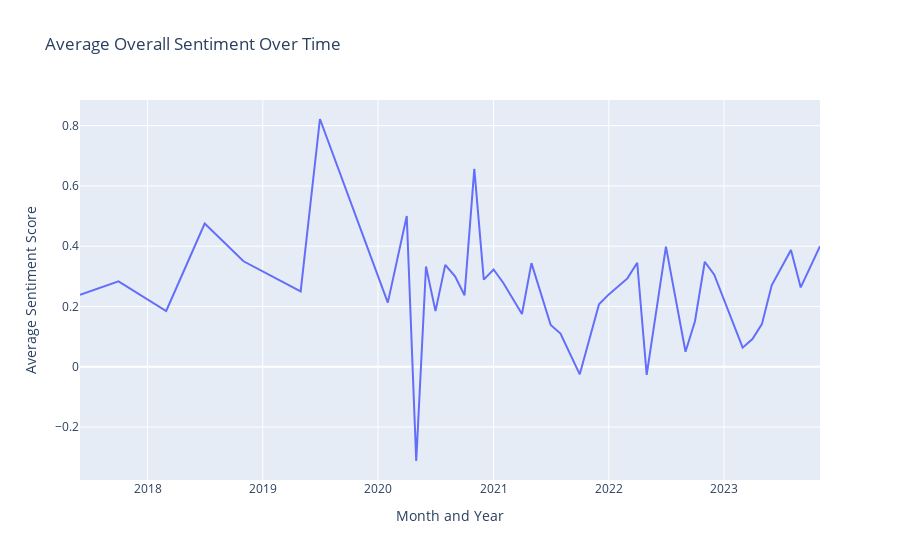

Write notebook code for a chart like this one.
### Code cell
# Visualization: Sentiment Over Time (assuming 'Date' is already in datetime format)
reviews_df['Month_Year'] = reviews_df['Date'].dt.to_period('M')
monthly_sentiment = reviews_df.groupby('Month_Year')['Overall_Sentiment'].mean()
fig = go.Figure(data=go.Scatter(x=monthly_sentiment.index.astype(str), y=monthly_sentiment.values))
fig.update_layout(title='Average Overall Sentiment Over Time', xaxis_title='Month and Year', yaxis_title='Average Sentiment Score')
fig.show()

### Figure 1 — Plotly figure (JSON) as saved in the notebook; plotly's stock layout.template omitted (floating-point values rounded to 4 significant figures)
{"data": [{"type": "scatter", "x": ["2017-06", "2017-10", "2018-03", "2018-07", "2018-11", "2019-05", "2019-07", "2020-02", "2020-04", "2020-05", "2020-06", "2020-07", "2020-08", "2020-09", "2020-10", "2020-11", "2020-12", "2021-01", "2021-02", "2021-04", "2021-05", "2021-07", "2021-08", "2021-10", "2021-12", "2022-01", "2022-03", "2022-04", "2022-05", "2022-07", "2022-09", "2022-10", "2022-11", "2022-12", "2023-03", "2023-04", "2023-05", "2023-06", "2023-08", "2023-09", "2023-11"], "y": [0.2386, 0.2833, 0.185, 0.475, 0.35, 0.25, 0.8219, 0.2128, 0.5, -0.3125, 0.3326, 0.1845, 0.338, 0.3, 0.2371, 0.6562, 0.2891, 0.3227, 0.2781, 0.175, 0.3438, 0.1388, 0.1102, -0.025, 0.2076, 0.2401, 0.2932, 0.3449, -0.02708, 0.3985, 0.05, 0.1512, 0.3483, 0.3057, 0.06339, 0.09184, 0.1415, 0.2702, 0.3875, 0.2632, 0.4]}], "layout": {"title": {"text": "Average Overall Sentiment Over Time"}, "xaxis": {"title": {"text": "Month and Year"}}, "yaxis": {"title": {"text": "Average Sentiment Score"}}}}
